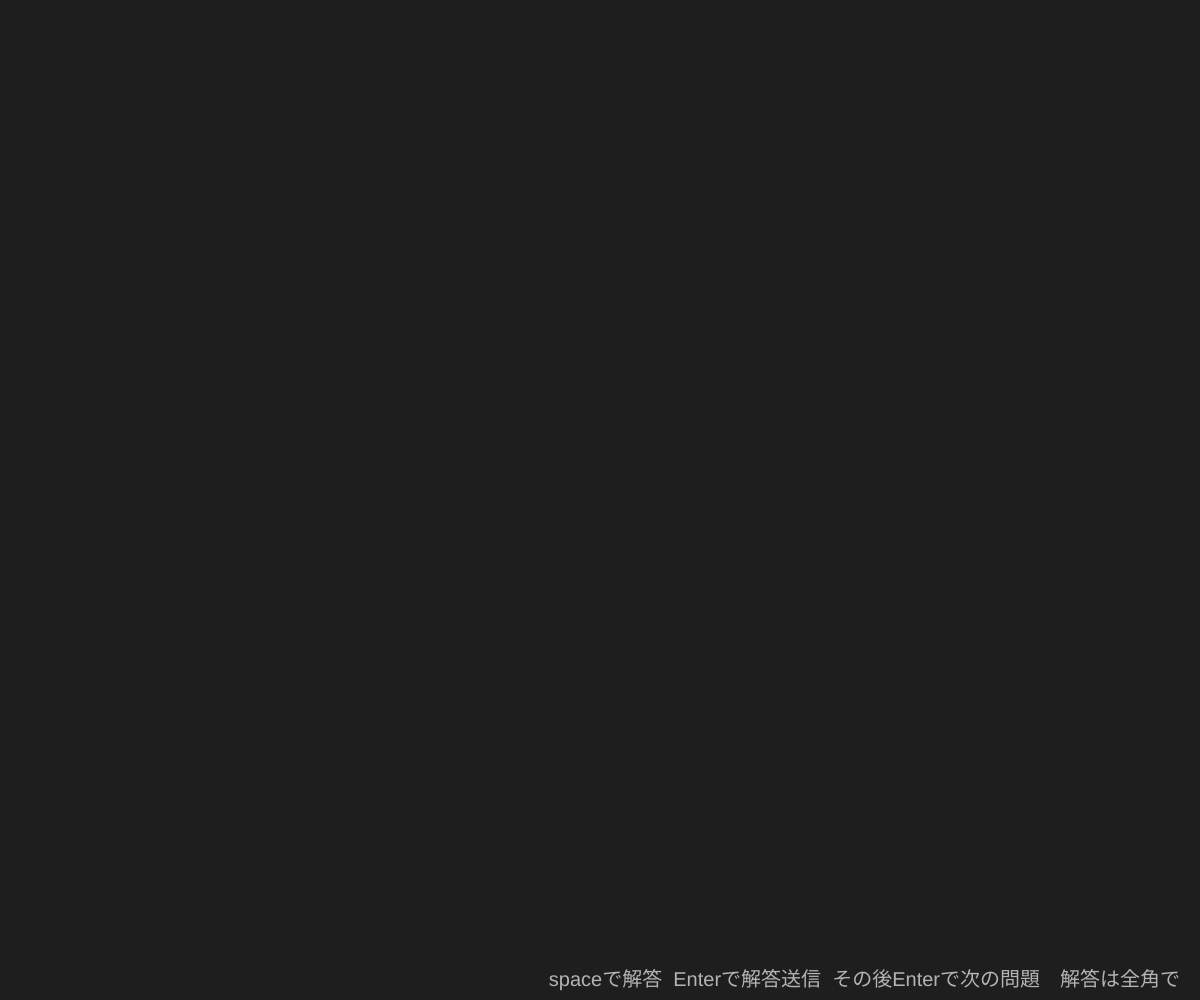
Frame 1 (no input)
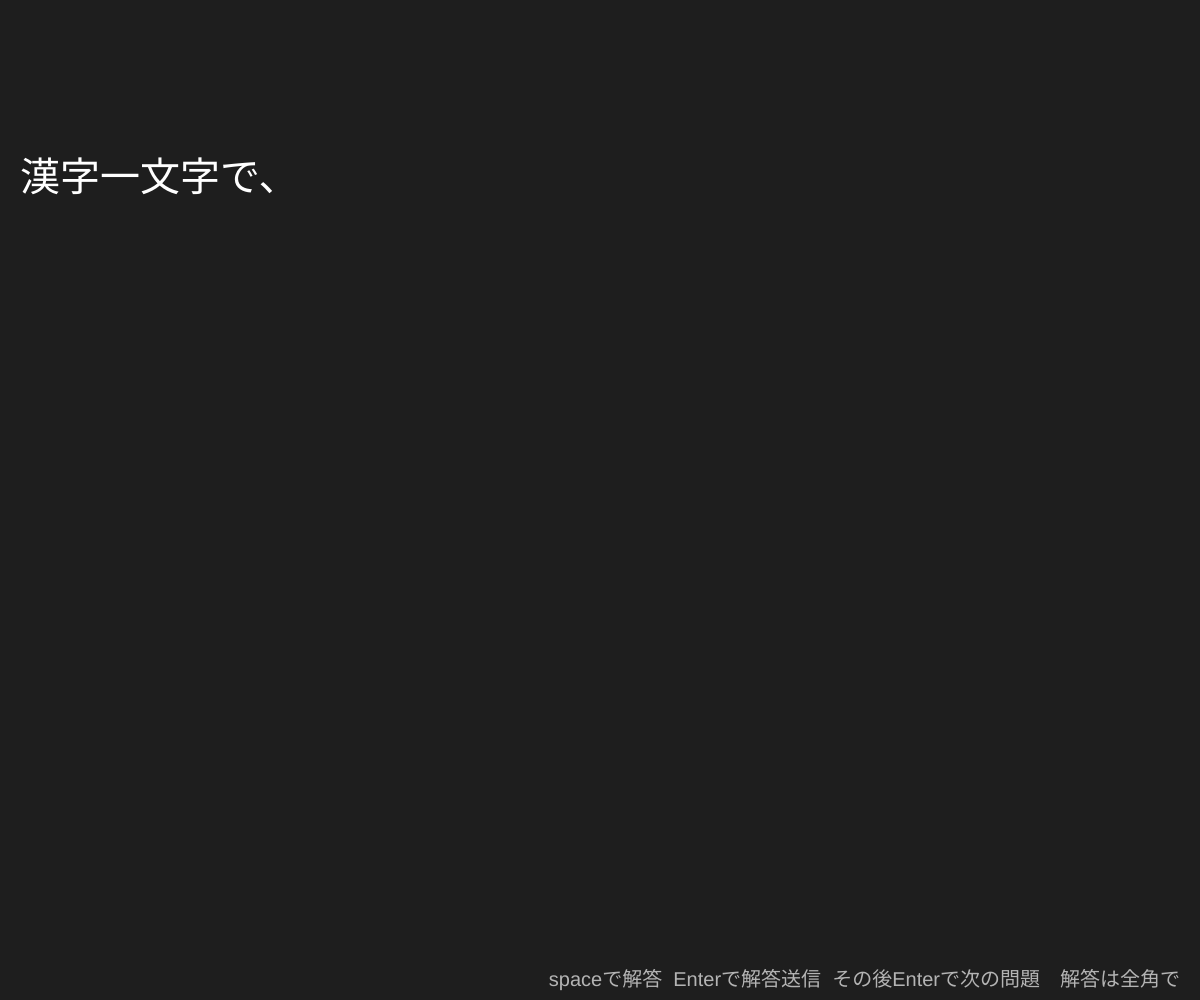
Frame 60 (no input)
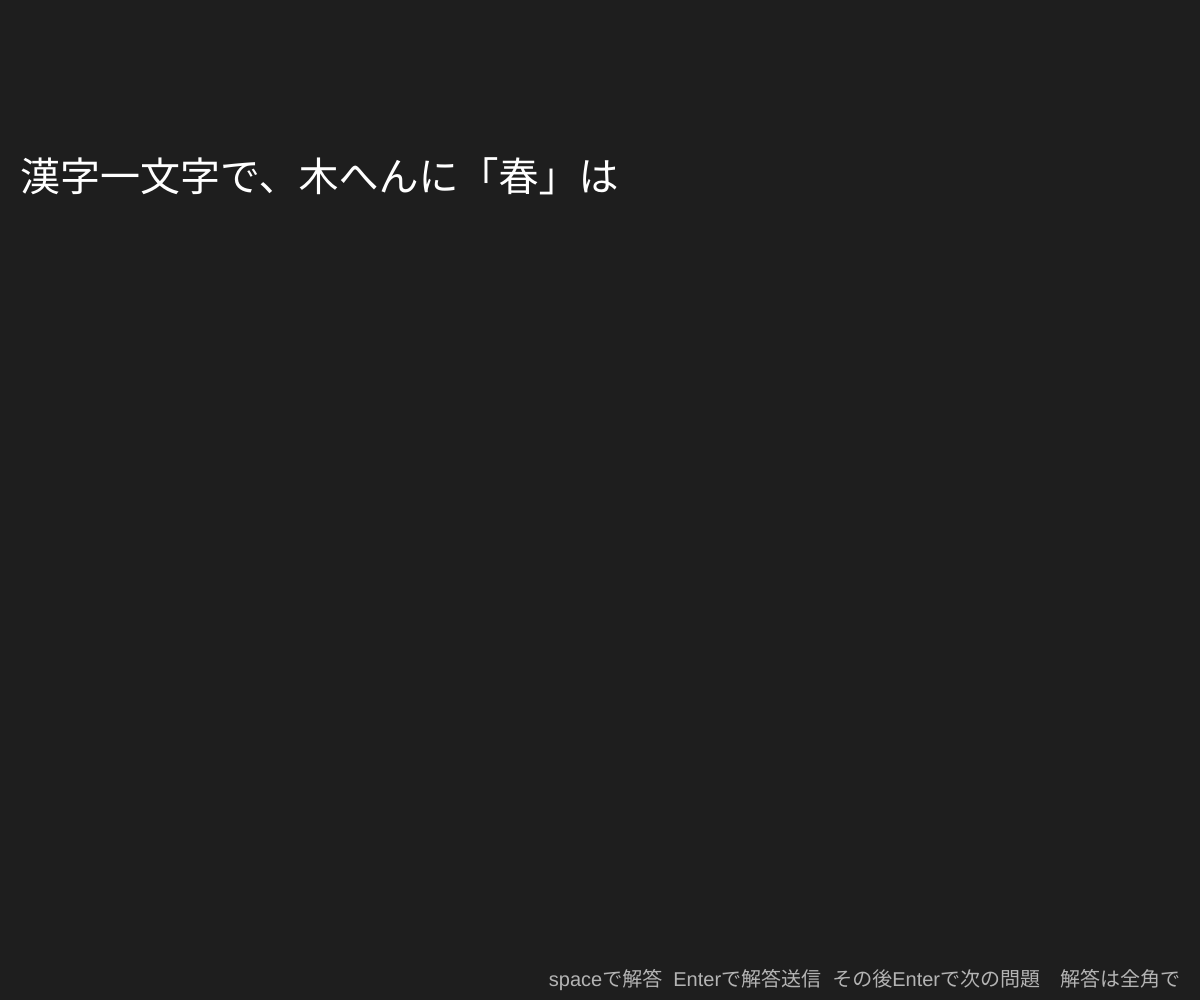
Frame 120 (the mouse pressed at the canvas centre since frame 60)

The p5.js sketch that drew these frames (run headless with seeded random() and noise() and a simulated clock; from frame 60 on, the mouse is pressed at the canvas centre):

// p5.js sketch
// ── sketch.js
// 最終課題を制作しよう


let questions = [
  {q: "漢字一文字で、木へんに「春」は椿ですが、木へんに「冬」は何でしょう。", a: "柊"},
  {q: "その性格が、「鳴かぬなら　鳴くまで待とう　ほととぎす」と表現される日本の戦国武将は誰でしょう。", a: "徳川家康"},
  {q: "平方数と立法数に挟まれた唯一の数字は何でしょう。", a: "２６"},
  {q: "ギリシャ語で「火星に対抗するもの」という意味の言葉が語源である、さそり座のα星は何でしょう。", a: "アンタレス"},
  {q: "「力のあるものが、機会をじっと窺っている様子」のことを、「虎」という漢字を使った四字熟語で何というでしょう。", a: "虎視眈々"},
  {q: "第二次世界大戦中に空襲の標的にならないために黒い布で覆われていたという歴史がある、兵庫県姫路市の世界遺産は何でしょう。", a: "姫路城"},
  {q: "途切れることなく次から次へと話し続けることを、大量の銃弾を自動で発射し続ける武器の名前から「何トーク」というでしょう。", a: "マシンガン"},
  {q: "イタリア語で「光の装飾」という意味の名前がつけられている、阪神・淡路大震災の犠牲者の鎮魂と復興を祈って始まった、1月に開催される神戸のイベントは何。", a: "ルミナリエ"},
  {q: "フランス語で「稲妻」という言葉が由来である、細長いシュークリームにチョコレートをかけたお菓子は何でしょう。", a: "エクレア"},
  {q: "兵庫県神戸市を構成する区のうち、漢字一字で表記されるものとは、北区、西区と何でしょう。", a: "灘区"},
  {q: "漢数字の「百」から「一」を引くということから、99歳のお祝いのことを何というでしょう。", a: "白寿"},
  {q: "「コンピューターグラフィックスの描画方式」、「カードゲームにおいてカードを引く行為」、「引き分け」、に共通して用いられる言葉は何でしょう。", a: "ドロー"},
  {q: "実際には無害であるにもかかわらず、思い込みによって体に悪影響が表れる現象を、良い効果が表れるプラシーボ効果に対して何という。", a: "ノセボ効果"},
  {q: "気象予報士の業界用語で安定して晴れる天気のことを、これ以上崩れないことからある硬貨を使った俗称で何天気という？", a: "一円玉"},
  {q: "一般的なギターの弦の数は何本でしょう。", a: "６"},
  {q: "エタノールが酸化するとアセトアルデヒドになりますが、アセトアルデヒドがさらに酸化すると何になるでしょう。", a: "酢酸"},
  {q: "原住民の言葉で「偉大な存在」を意味する、標高約6,190mと北米大陸最高峰の山は何でしょう。", a: "デナリ"},
  {q: "アルジェリアの首都はアルジェですが、ナイジェリアの首都はどこでしょう。", a: "アブジャ"},
  {q: "日本の飛鳥時代の仏像によく見られる、口元がわずかに微笑んで見える表情のことを何というでしょう。", a: "アルカイックスマイル"},
  {q: "６、２８、４９６のように、自身を除く約数の和が自身と等しくなるような数はなんでしょう。", a: "完全数"}
];

let qIndex = 0;
let question = "";
let displayText = "";
let charIndex = 0;
let playing = true; 
let charInterval = 120; //表示速度の調整
let lastCharTime = 0;

let answerInput;
let resultText = "";
let awaitingNext = false; //失敗して足りない部分をAIに聞いて入れたコード

function setup() {
  createCanvas(windowWidth, windowHeight);
  textFont('sans-serif');
  textSize(40);
  textAlign(LEFT, TOP);
  frameRate(60);

  loadQuestion(qIndex);

 
  answerInput = createInput('');
  answerInput.attribute('placeholder', '答えを入力');
  answerInput.position(500, 500);
//テキスト欄の大きさ調整。
  answerInput.style('width', '400px');   // 横幅
  answerInput.style('height', '50px');   // 高さ
  answerInput.style('font-size', '24px');  // 文字の大きさ
  answerInput.hide();
}
//サンプルもらった
function loadQuestion(i) {
  qIndex = i % questions.length;
  question = questions[qIndex].q;
  displayText = "";
  charIndex = 0;
  playing = true;
  resultText = "";
  awaitingNext = false;
  lastCharTime = millis();
  if (answerInput) answerInput.hide();
}

function draw() {
  background(30);
  fill(255);

  // 一文字ずつ表示する部分
  if (playing && charIndex < question.length) {
    if (millis() - lastCharTime > charInterval) {
      displayText += question.charAt(charIndex);
      charIndex++;
      lastCharTime = millis();
      if (charIndex >= question.length) {
        playing = false;
        showAnswerInput();
      }
    }
  }

  drawWrappedText(displayText, 20, 160, width - 40, 48); //改行。のちに追加したからいらないかも

  
  if (resultText) {
    textSize(40);
    text(resultText, 20, height - 80);
    textSize(40);
  }

 push();
  textSize(20);
  fill(180);
  textAlign(RIGHT, BOTTOM);
  text("spaceで解答  Enterで解答送信  その後Enterで次の問題　解答は全角で", width - 20, height - 10);
  pop();

  
}

//入力欄のやり方。
function showAnswerInput() {
  answerInput.show();
  answerInput.elt.focus();
  answerInput.value('');
}


function checkAnswer() {
  const user = answerInput.value().trim();　//空白部分の削除
  const correct = questions[qIndex].a.trim();
  if (user === "") {
    resultText = "答えを入力してください。";
    return;
  }

 
  displayText = question;
  charIndex = question.length;
  playing = false;

  
  if (user === correct) {
    resultText = "正解！ ";
  } else {
    resultText = `不正解。正解は: ${correct}`;
  }

  
  answerInput.hide();
  awaitingNext = true;
}


function nextQuestion() {
  loadQuestion(qIndex + 1);
}

function keyPressed() {
  
  if (key === ' ' && playing) {
    playing = false;
    showAnswerInput();
    return; 
  }

  
  if (keyCode === ENTER || key === 'Enter') {
    // 入力中のenter 
    if (!playing && answerInput && answerInput.elt.style.display !== 'none') {
      checkAnswer();
      return;
    }
    // 結果表示中のenter 
    if (awaitingNext) {
      nextQuestion();
      return;
    }
  }
}

function windowResized() {
  resizeCanvas(windowWidth, windowHeight);
}



function drawWrappedText(txt, x, y, maxWidth, lineHeight) {
  
  textSize(40);

  let line = "";
  let yy = y;

  for (let i = 0; i < txt.length; i++) {
    const ch = txt[i];

    
    if (ch === '\n') {
      if (line !== "") {
        text(line, x, yy);
      }
      line = "";
      yy += lineHeight;
      continue;
    }

    const testLine = line + ch;
    const w = textWidth(testLine);
　　//以下、問題文が長い時に文字が右に飛び出してしまい、日本語の文章の改行の仕方がわからなかったためAIに聞いた。
    // 幅を超えたら改行（行が空で幅超過した場合はその文字をそのまま表示）
    if (w > maxWidth && line !== "") {
      text(line, x, yy);
      line = ch;
      yy += lineHeight;
    } else {
      line = testLine;
    }
  }

  // 残りの行を描画
  if (line !== "") {
    text(line, x, yy);
  }
}
